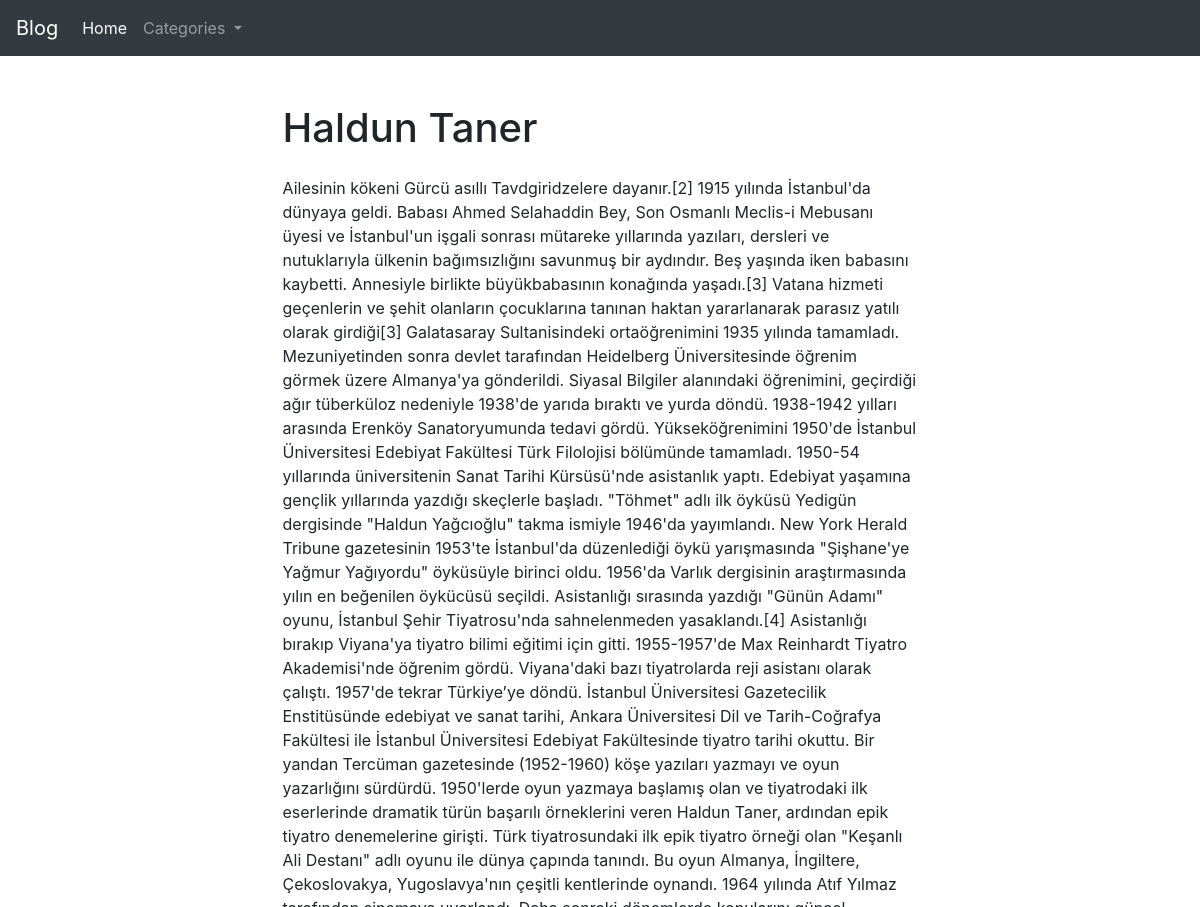
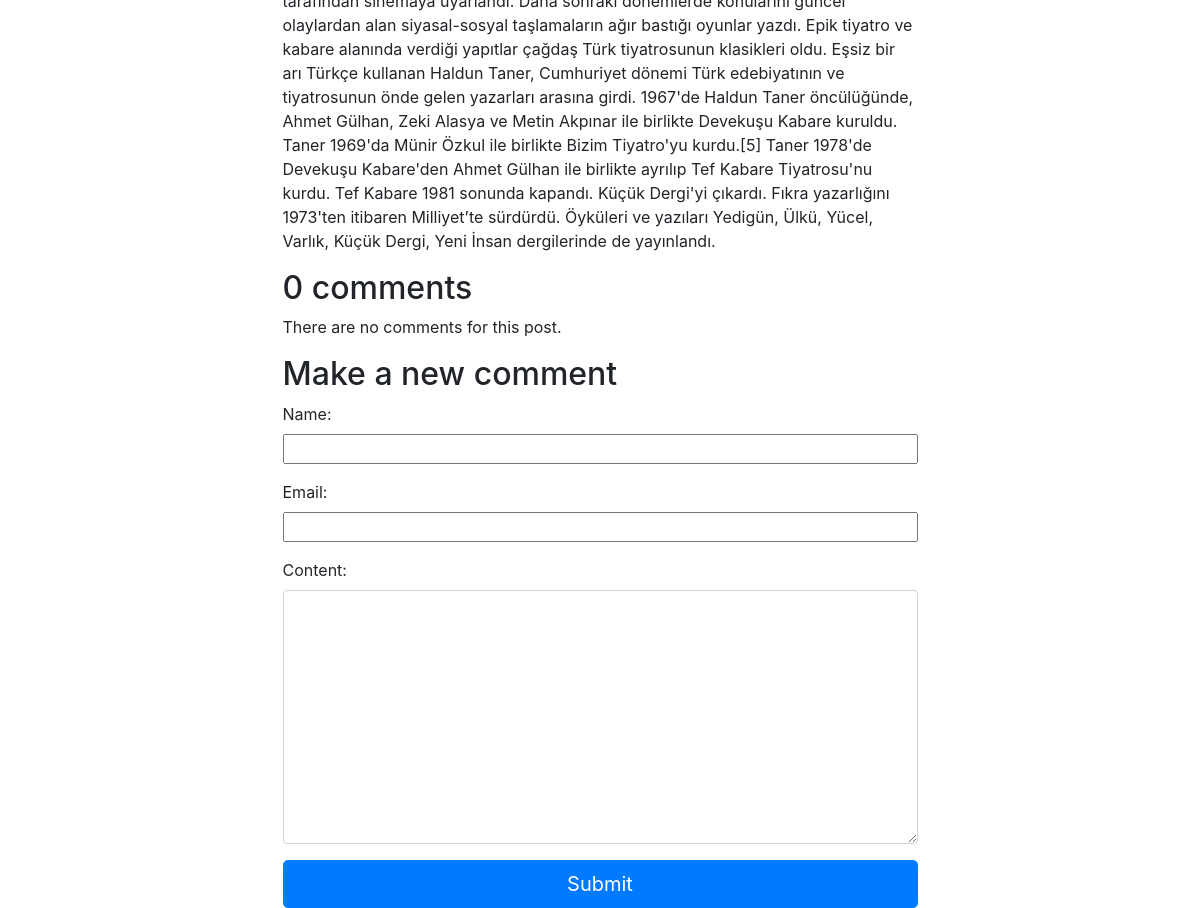
Screenshot of /haldun-taner/ with the database file from the repository (2 pictures, top to bottom).
### blog/models.py (models this page shows, shortened)
class Post (models.Model):
      class NewManager(models.Manager):
            def get_queryset(self):
                  return super().get_queryset() .filter(status='published')
      options = (
      ('draft', 'Draft'),
      ('published', 'Published'),
      )
      title  = models.CharField(max_length=250) # title of every posts
      category = models.ForeignKey(Category,on_delete = models.PROTECT, default = 1)
      excerpt = models.TextField(null = True)   # excerpts
      image = models.ImageField(upload_to=user_directory_path, default='posts/default.jpg ') #identify image model
      slug = models.SlugField(max_length=250,unique_for_date= 'publish')
      publish = models.DateTimeField(default=timezone.now)  # draft and publish model to manage posts visibility
      author = models.ForeignKey(User, on_delete=models.CASCADE,related_name= 'blog_posts')
      content = models.TextField()
      status = models.CharField(max_length=10,choices=options,default='draft') # statu özellikleri yukarda belirtildi
      objects = models.Manager()
      newmanager = NewManager()
      class Meta:
            ordering = ('-publish',)

### blog/views.py (the view)
# urls.py: path('<slug:post>/', views.post_single, name='post_single'),
def post_single(request, post):
    post = get_object_or_404(Post, slug=post, status='published')
    comments = post.comments.filter(status=True)
    user_comment = None
    if request.method == 'POST':
        comment_form = NewCommentForm(request.POST)
        if comment_form.is_valid():
            user_comment = comment_form.save(commit=False)
            user_comment.post = post
            user_comment.save()
            return HttpResponseRedirect('/' + post.slug)
    else:
        comment_form = NewCommentForm()
    return render(request, 'single.html',
                  {'post': post, 'comments': user_comment, 'comments': comments, 'comment_form': comment_form})

### blog/forms.py
class NewCommentForm(forms.ModelForm):
    class Meta:
        model = Comment
        fields = ('name', 'email','content')
        widgets = {
            "name": forms.TextInput(attrs={"class": "col-sm-12"}),
            "email": forms.TextInput(attrs={"class": "col-sm-12"}),
            "content":forms.Textarea(attrs={"class": "form-control"}),
        }

### blog/views.py (called while the page is built)
def category_list(request):
    category_list = Category.objects.exclude(name='default')
    context = {
        "category_list": category_list,
    }
    return context

### blog/templates/single.html (shortened to what this page needs)
{% extends "base.html" %}
{% block content %}
      <div class="container">
        <div class="row justify-content-md-center pt-5">
          <div class="col-7"><h1>{{post.title}}</h1></div>
          <div class="col-7"><p>{{post.content|safe}}</p></div>
          <div class="col-md-7">
              {% with comments.count as total_comments %}
              <h2>
              {{ total_comments }} comment{{ total_comments|pluralize }}
              </h2>
              {% endwith %}
              {% for comment in comments %}
                Comment {{ forloop.counter }} by {{ comment.name }}
                on {{ comment.publish }}
                {{ comment.content|linebreaks }}
              {% empty %}
                <p>There are no comments for this post.</p>
              {% endfor %}
                <h2>Make a new comment</h2>
              <form id="myForm" method="post">
              {{ comment_form.as_p }}
              <button type="submit" class="btn btn-primary btn-lg btn-block">Submit</button>
              </form>
          </div>
        </div>
      </div>
{% endblock %}

### blog/templates/base.html (shortened to what this page needs)
<!doctype html>
<html lang="en">
  <head>
    <link rel="stylesheet" href="https://stackpath.bootstrapcdn.com/bootstrap/4.4.1/css/bootstrap.min.css">
  </head>
  <body>
    <nav class="navbar navbar-expand-lg navbar-dark bg-dark">
        <a class="navbar-brand" href="#">Blog</a>
        <div class="collapse navbar-collapse" id="navbarSupportedContent">
          <ul class="navbar-nav mr-auto">
            <li class="nav-item active">
              <a class="nav-link" href="/">Home <span class="sr-only">(current)</span></a>
            </li>
            <li class="nav-item dropdown">
              <a class="nav-link dropdown-toggle" href="#" id="navbarDropdown" role="button" data-toggle="dropdown" aria-haspopup="true" aria-expanded="false">
              Categories
              </a>
            </li>
          </ul>
        </div>
      </nav>
      {% block content %}
      {% endblock %}
  </body>
</html>

### rows the page displays
Post: title "Haldun Taner", content "Ailesinin kökeni Gürcü asıllı Tavdgiridzelere dayanır.[2] 1915 yılında İstanbul'da dünyaya geldi. Babası Ahmed Selahaddin Bey, Son Osmanlı Meclis-i Mebusanı üyesi ve İstanbul'un işgali sonrası mütareke yıllarında yazıları, dersleri ve nutuklarıyla ülkenin bağımsızlığını savunmuş bir aydındır. Beş yaşında iken babasını kaybetti. Annesiyle birlikte büyükbabasının konağında yaşadı.[3] Vatana hizmeti geçenlerin ve şehit olanların çocuklarına tanınan haktan yararlanarak parasız yatılı olarak girdiği[3] Galatasaray Sultanisindeki ortaöğrenimini 1935 yılında tamamladı. Mezuniyetinden sonra devlet tarafından Heidelberg Üniversitesinde öğrenim görmek üzere Almanya'ya gönderildi. Siyasal Bilgiler…"

### other values shown
{{ total_comments }} "0"
